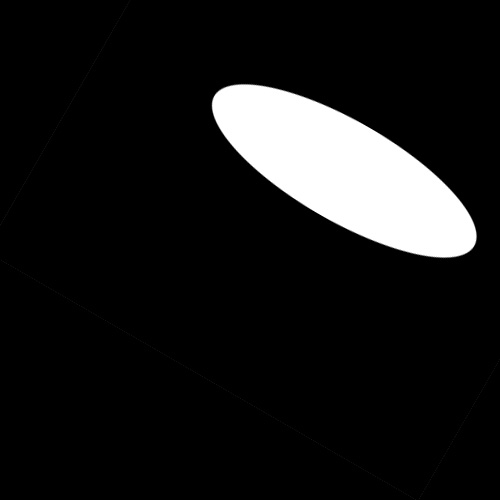
#> input picture lab3/image_1_18.jpg, 500 x 500 px
$ python script.py
#> lines starting #> are read from the running program, lines starting #| are printed output that depends on the picture; after the words box and inside, x2 and y2 are one past the last pixel; in counts of white or black regions, pixels touching at a corner belong together
import cv2 as cv
import numpy as np
from matplotlib import pyplot as plt
from math import pi, sqrt, atan, sin, cos

def normalization(image):
    ret, thresh = cv.threshold(image, 127, 255, 0)
    M = cv.moments(thresh)
    cX = M["m10"] / M["m00"]
    cY = M["m01"] / M["m00"]
    print("Центр массы изображения по осям X и Y:" +'\n'+ str(int(cX)) + "  " + str(int(cY)))
    sum_x = 0
    sum_y = 0
    denominator = 0
    B = 0
    C = 0
    D = 0
    K = 10
    w, h = image.shape[::-1]
    centre = (w/2, h/2)
    new_image = np.zeros((h, w), dtype='uint8')

    for y, row in enumerate(image):
            for x, pixel in enumerate(row):
                if pixel != 0:
                    B += pixel * ((x - cX)**2 - (y - cY)**2)
                    C += pixel * 2 * (x - cX) * (y - cY)
                    D += pixel * ((x - cX)**2 + (y - cY)**2)
    mu = sqrt((D + sqrt(C**2 + B**2)) / (D - sqrt(C**2 + B**2)))
    omega = 0.5 * atan(C/B) + pi
    print("Направление сжатия изображения:" + '\n' + str('{:.3f}'.format(omega)))
    print("Величина сжатия изображения:" + '\n' + str('{:.3f}'.format(mu)))
    numerator_M = 0
    denominator_M = 0
    for y, row in enumerate(image):
        for x, pixel in enumerate(row):
            if pixel != 0:
                coord_x = (1/mu) * ((x - cX) * cos(-omega) - (y - cY) * sin(-omega)) * cos(omega)- \
                     ((x - cX) * sin(-omega) + (y - cY) * cos(-omega))* sin(omega)
                coord_y = (1/mu) * ((x - cX) * cos(-omega) - (y - cY) * sin(-omega)) * sin(omega)+ \
                     ((x - cX) * sin(-omega) + (y - cY) * cos(-omega))* cos(omega)
                new_image[int(coord_y) + int(cY)][int(coord_x) + int(cX)] = pixel
                numerator_M += pixel * sqrt(coord_x**2 + coord_y**2)
                denominator_M +=  pixel

    M = numerator_M / (K * denominator_M)
    print("Коэффициент равномерного масштабирования:" + '\n' + str('{:.3f}'.format(M)))
    matrix = cv.getRotationMatrix2D(centre, 0, 1/M)
    new_image = cv.warpAffine(new_image, matrix, (w, h))
    return new_image

if __name__ == "__main__":
    img1 = cv.imread("image_1_18.jpg", cv.IMREAD_GRAYSCALE)
#> img1 is the input picture: shape (500, 500); min 0, max 255, mean 24.1
    img2 = cv.imread("image_2_18.jpg", cv.IMREAD_GRAYSCALE)
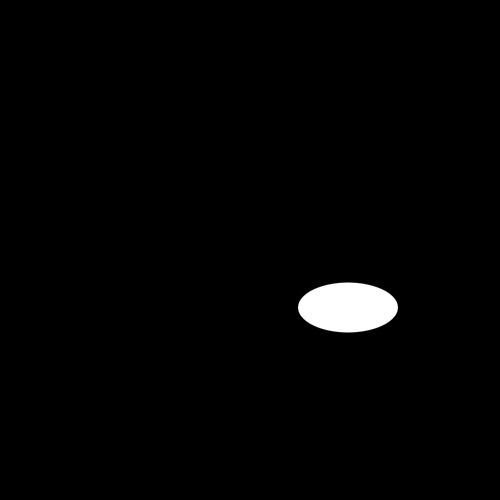
#> input picture lab3/image_2_18.jpg, 500 x 500 px
#> img2 is the input picture: shape (500, 500); min 0, max 255, mean 4
    img3 = cv.imread("image_3_18.jpg", cv.IMREAD_GRAYSCALE)
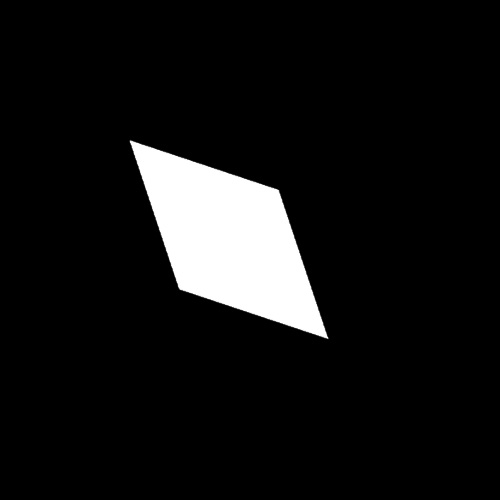
#> input picture lab3/image_3_18.jpg, 500 x 500 px
#> img3 is the input picture: shape (500, 500); min 0, max 255, mean 20.2

    if ((img1 is None) or (img2 is None) or (img3 is None)):
        print("Can\'t read the image")
        quit()

    imgs = list(map(normalization, [img1, img2, img3]))
#> in normalization, `ret, thresh = cv.threshold(image, 127, 255, 0)`: thresh: shape (500, 500); 9.4% white; 1 white region, box (x1, y1, x2, y2) and area: (212, 84, 477, 258) 23567
#> in normalization, `M = cv.moments(thresh)`: M = moments, m00 6009585, centre m10/m00, m01/m00 = (343.7, 170.4)
#> in normalization, `cX = M["m10"] / M["m00"]`: cX = 343.7
#> in normalization, `cY = M["m01"] / M["m00"]`: cY = 170.4
#| Центр массы изображения по осям X и Y:
#| 343  170
#> after the loop in normalization, `for y, row in enumerate(image):`: B = 1.51e+10; C = 2.6e+10; D = 3.86e+10
#> in normalization, `mu = sqrt((D + sqrt(C**2 + B**2)) / (D - sqrt(C**2 + B**2)))`: mu = 2.83
#> in normalization, `omega = 0.5 * atan(C/B) + pi`: omega = 3.66
#| Направление сжатия изображения:
#| 3.664
#| Величина сжатия изображения:
#| 2.829
#> after the loop in normalization, `for y, row in enumerate(image):`:
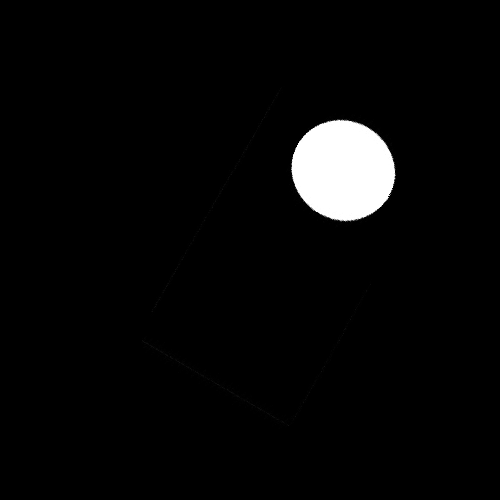
#> new_image: shape (500, 500); min 0, max 255, mean 8.3
#> after the loop in normalization, `for y, row in enumerate(image):`: denominator_M = 6022117; numerator_M = 209130680.8
#> in normalization, `M = numerator_M / (K * denominator_M)`: M = 3.47
#| Коэффициент равномерного масштабирования:
#| 3.473
#> in normalization, `matrix = cv.getRotationMatrix2D(centre, 0, 1/M)`: matrix = [[0.288, 0, 178], [0, 0.288, 178]]
#> in normalization (call 2), `ret, thresh = cv.threshold(image, 127, 255, 0)`: thresh: shape (500, 500); 1.6% white; 1 white region, box (x1, y1, x2, y2) and area: (298, 282, 398, 333) 3909
#| Центр массы изображения по осям X и Y:
#| 347  306
#| Направление сжатия изображения:
#| 3.142
#| Величина сжатия изображения:
#| 2.000
#| Коэффициент равномерного масштабирования:
#| 1.664
#> in normalization (call 3), `ret, thresh = cv.threshold(image, 127, 255, 0)`: thresh: shape (500, 500); 7.9% white; 1 white region, box (x1, y1, x2, y2) and area: (130, 141, 328, 339) 19720
#> in normalization (call 3), `M = cv.moments(thresh)`: M = moments, m00 5028600, centre m10/m00, m01/m00 = (228.5, 239.1)
#> in normalization (call 3), `cX = M["m10"] / M["m00"]`: cX = 228.5
#> in normalization (call 3), `cY = M["m01"] / M["m00"]`: cY = 239.1
#| Центр массы изображения по осям X и Y:
#| 228  239
#> after the loop in normalization (call 3), `for y, row in enumerate(image):`: B = 101101; C = 1.25e+10; D = 2.08e+10
#> in normalization (call 3), `omega = 0.5 * atan(C/B) + pi`: omega = 3.93
#| Направление сжатия изображения:
#| 3.927
#| Величина сжатия изображения:
#| 2.000
#> after the loop in normalization (call 3), `for y, row in enumerate(image):`:
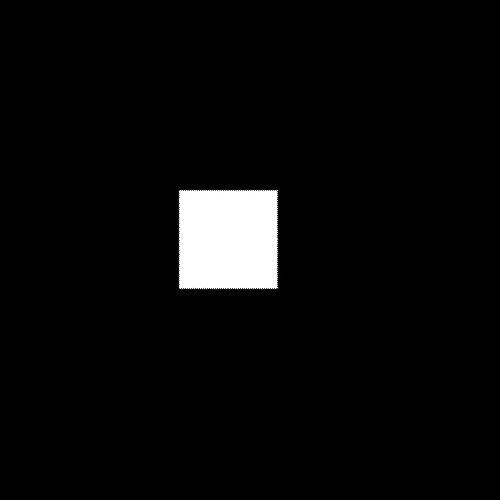
#> new_image: shape (500, 500); min 0, max 255, mean 9.9
#> after the loop in normalization (call 3), `for y, row in enumerate(image):`: denominator_M = 5041086; numerator_M = 191778389.2
#> in normalization (call 3), `M = numerator_M / (K * denominator_M)`: M = 3.8
#| Коэффициент равномерного масштабирования:
#| 3.804
#> in normalization (call 3), `matrix = cv.getRotationMatrix2D(centre, 0, 1/M)`: matrix = [[0.263, 0, 184.3], [0, 0.263, 184.3]]
#> imgs = 3 items
    cv.imwrite("transformed1.jpg", imgs[0])
    cv.imwrite("transformed2.jpg", imgs[1])
    cv.imwrite("transformed3.jpg", imgs[2])
